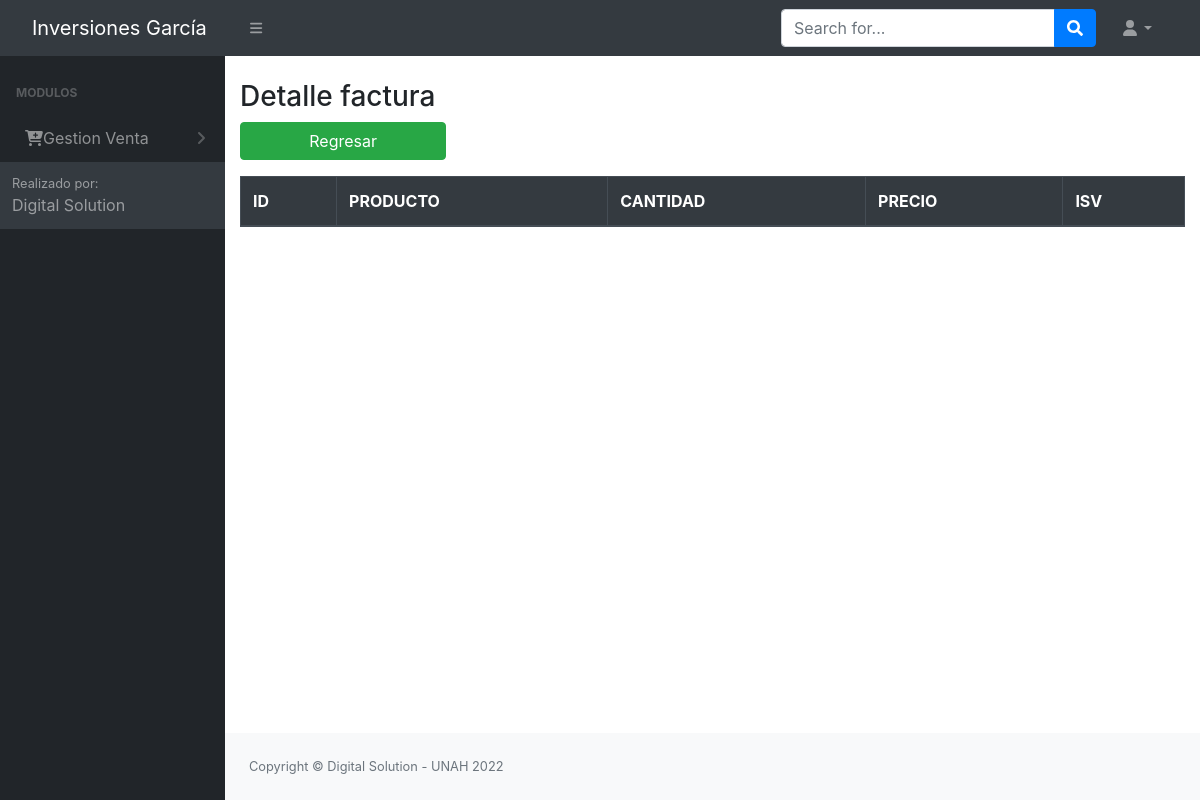
Page /src/vista_detalle_factura.php?id=230 (signed in) on the earlier database version.
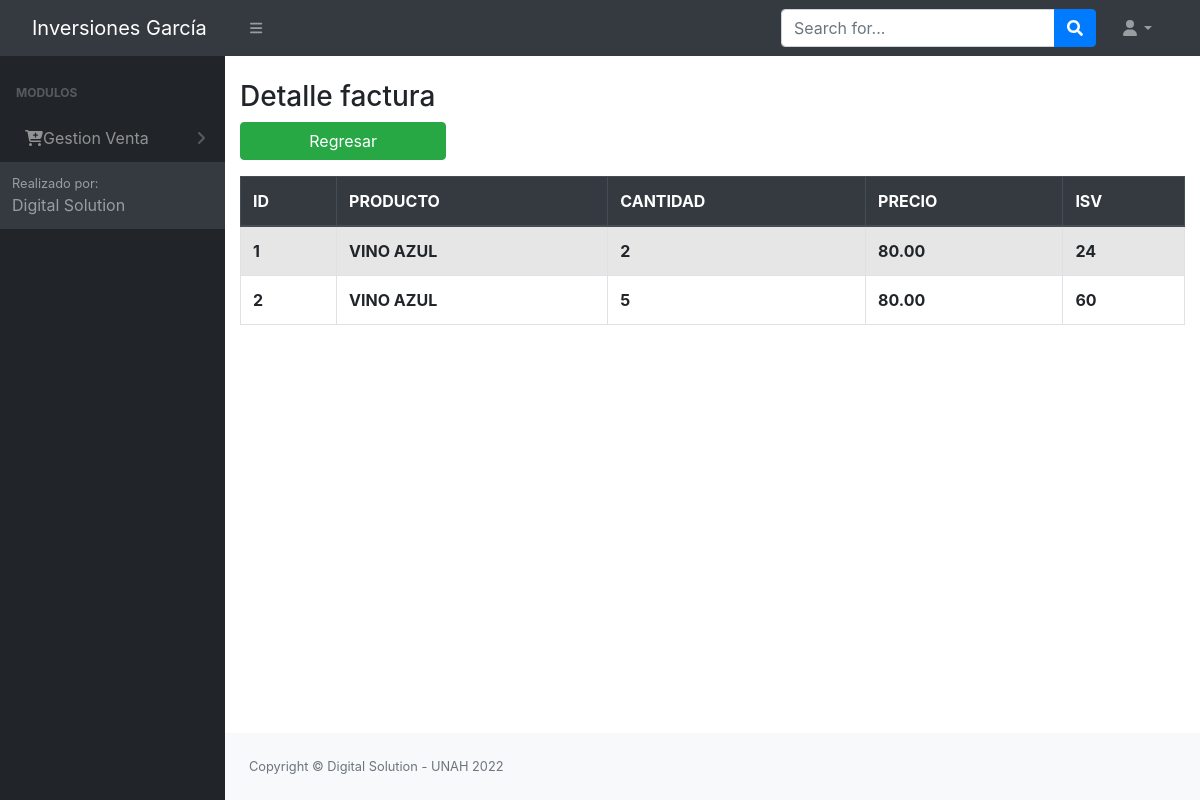
Same page on the later database version.
### tables this page shows
CREATE TABLE `tbl_permisos` (
  `id_permiso` int(11) NOT NULL AUTO_INCREMENT,
  `id_rol` int(11) NOT NULL,
  `permiso_insercion` int(11) NOT NULL,
  `permiso_eliminacion` int(11) NOT NULL,
  `permiso_modificar` int(11) NOT NULL,
  `permiso_consultar` int(11) NOT NULL,
  `id_objeto` int(11) NOT NULL,
  `pdf` int(11) NOT NULL,
  PRIMARY KEY (`id_permiso`),
  KEY `id_objeto` (`id_objeto`),
  KEY `id_rol` (`id_rol`)
);

CREATE TABLE `tbl_modulos` (
  `id_objeto` int(11) NOT NULL AUTO_INCREMENT,
  `Objeto` varchar(100) NOT NULL,
  `descripcion_objeto` varchar(30) NOT NULL,
  `id_padre` int(11) NOT NULL,
  `URL` varchar(100) NOT NULL,
  PRIMARY KEY (`id_objeto`)
);

CREATE TABLE `tbl_detalle_factura` (
  `id_detalleFac` int(11) NOT NULL AUTO_INCREMENT,
  `id_factura` int(11) NOT NULL,
  `codproducto` int(11) NOT NULL,
  `cantidad` int(11) NOT NULL,
  `precio` decimal(10,2) NOT NULL,
  `isv` double(9,2) DEFAULT NULL,
  PRIMARY KEY (`id_detalleFac`),
  KEY `id_producto` (`codproducto`,`id_factura`)
);

CREATE TABLE `tbl_producto` (
  `codproducto` int(11) NOT NULL AUTO_INCREMENT,
  `id_categoria` int(11) NOT NULL,
  `id_tipo_producto` int(11) NOT NULL,
  `descripcion` varchar(200) NOT NULL,
  `precio_venta` decimal(10,2) NOT NULL,
  `existencia` int(11) NOT NULL,
  `cantidad_minima` int(11) NOT NULL,
  `cantidad_maxima` int(11) NOT NULL,
  `estado` int(11) NOT NULL DEFAULT 1,
  PRIMARY KEY (`codproducto`),
  KEY `id_categoria` (`id_categoria`,`id_tipo_producto`)
);

### config/conex.php (called while the page is built, shortened)
<?php
     function getConexion()
    {
        $db = new PDO('mysql:host=localhost:3306;dbname=bd_inversiones_garcia', 'root', '');
        return $db;
    }
?>

### modelos/modelo_principal.php (called while the page is built, shortened)
<?php
class ModeloPrincipal
{
    private $db;
    private $datos;
    public function __construct()
    {
        require_once '../config/conex.php';
        $this->db = getConexion();
    }
    public function insertargeneral($sql)
    {
        $this->db = getConexion();
        $resultado = $this->db->query($sql);
        if ($resultado) {
            return true;
        } else {
            return false;
        }
    }
    public function mostrargeneral($consulta)
    {
        $resu = $this->db->query($consulta);
        while ($filas = $resu->FETCHALL(PDO::FETCH_ASSOC)) {
            $this->datos[] = $filas;
        }
        return $this->datos;
    }
}

### controladores/controlador_detalle_factura.php (the view, shortened to what the changed rows need)
<?php
include_once '../modelos/modelo_principal.php';
class Controlador
{
    static public function mostrar($id)
    {
        $ventas = new ModeloPrincipal();
        $matriz = $ventas->mostrargeneral("select tdc.*,tp.descripcion  from tbl_detalle_factura tdc inner join tbl_producto tp on tdc.codproducto = tp.codproducto where tdc.id_factura = $id");
$i=1;
    foreach ($matriz as $key => $value) {
            foreach ($value as $registro) {
                echo "<tr>";
                echo "<th>" . $i . "</th>";
                echo "<th>" . $registro['descripcion'] . "</th>";
                echo "<th>" . $registro['cantidad'] . "</th>";
                echo "<th>" . $registro['precio'] . "</th>";
                echo "<th>" . $registro['isv'] . "</th>";
                echo "</tr>";
             $i++;
            }
    }
    }
}

### Login/header.php (shortened to what the changed rows need)
<?php
include '../config/conn.php';
?>
<!DOCTYPE html>
<html lang="en">
    <head>
        <link href="https://cdn.jsdelivr.net/npm/simple-datatables@latest/dist/style.css" rel="stylesheet" />
        <link href="../dist/css/styles.css" rel="stylesheet" />
        <link rel="stylesheet" href="../Login/vendors/x/dist/notiflix-3.2.5.min.css" />
        <link rel="stylesheet" href="https://cdnjs.cloudflare.com/ajax/libs/twitter-bootstrap/4.1.3/css/bootstrap.css">
        <link rel="stylesheet" href="https://cdn.datatables.net/1.10.20/css/dataTables.bootstrap4.min.css">
        <link rel="stylesheet" type="text/css" href="assets/css/main.css">
        <link rel="stylesheet" type="text/css" href="assets/css/style.css">
        <link href="https://cdn.jsdelivr.net/npm/bootstrap@5.1.3/dist/css/bootstrap.min.css" rel="stylesheet">
        <link href="../dist/css/contenedor.css" rel="stylesheet" />
        <link href="../Login/vendors/bootstrap/dist/css/bootstrap.min.css" rel="stylesheet">
        <link rel="stylesheet" href="../Login/vendors/notiflix/dist/notiflix-3.2.5.min.css" />
        <link rel="stylesheet" href="https://cdnjs.cloudflare.com/ajax/libs/font-awesome/5.7.2/css/all.min.css" />
        <link rel="stylesheet" href="https://cdnjs.cloudflare.com/ajax/libs/simple-line-icons/2.4.1/css/simple-line-icons.css" />
        <link rel="stylesheet" href="https://cdn.datatables.net/1.10.19/css/jquery.dataTables.min.css" />
        <link rel="stylesheet" href="https://cdn.datatables.net/buttons/1.5.6/css/buttons.dataTables.min.css" />
    </head>
    <body class="sb-nav-fixed">
        <div id="layoutSidenav">
            <div id="layoutSidenav_nav">
                <nav class="sb-sidenav accordion sb-sidenav-dark" id="sidenavAccordion">
                    <div class="sb-sidenav-menu">
                        <div class="nav">
                            <div class="sb-sidenav-menu-heading">Modulos</div>
                            <?php
                            $rol = $_SESSION['rol'];
                            $result = mysqli_query($conn, "select * from tbl_modulos tm inner join tbl_permisos tp ON tm.ID_OBJETO = tp.ID_OBJETO where tm.ID_PADRE = 0 and tp.permiso_consultar = 1 and tp.ID_ROL = '$rol'"); ?>
                            <?php foreach ($result as $i) : ?>
                                <a class="nav-link collapsed" href="#" data-bs-toggle="collapse" data-bs-target="#pagesCollapsePersonas<?= $i['id_objeto'] ?>" aria-expanded="false" aria-controls="pagesCollapseError">
                                    &nbsp;&nbsp;<?= $i['Objeto'] ?>
                                    <div class="sb-sidenav-collapse-arrow"><i class="fas fa-angle-down"></i></div>
                                </a>
                            <?php endforeach; ?>
                    </div>
                </nav>
            </div>
            <div id="layoutSidenav_content"> <br>

Differences in the rows shown:
added tbl_detalle_factura: tbl_producto.descripcion "VINO AZUL", cantidad "2", precio "80.00", isv "24"
added tbl_detalle_factura: tbl_producto.descripcion "VINO AZUL", cantidad "5", precio "80.00", isv "60"
